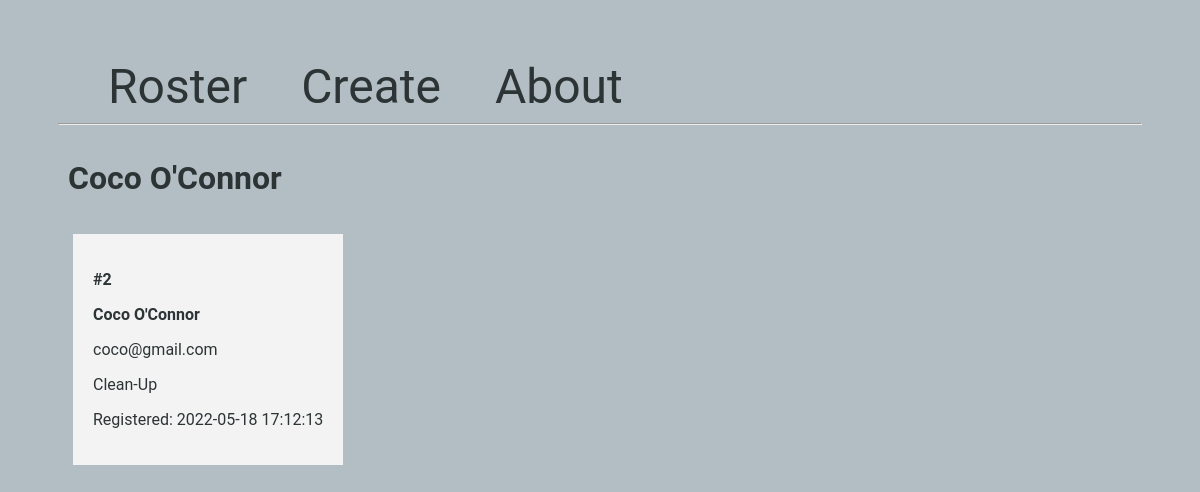
Page /2/ on the committed database.
### app.py (models this page shows, shortened)
class Volunteer(db.Model):
    id = db.Column(db.Integer, primary_key=True)
    firstname = db.Column(db.String(100), nullable=False)
    lastname = db.Column(db.String(100), nullable=False)
    email = db.Column(db.String(80), unique=True, nullable=False)
    job = db.Column(db.String(100), nullable=False)
    created_at = db.Column(db.DateTime(timezone=True),
                           server_default=func.now())

### app.py (the view)
@app.route('/<int:volunteer_id>/')
def volunteer(volunteer_id):
    volunteer = Volunteer.query.get_or_404(volunteer_id)
    return render_template('volunteer.html', volunteer=volunteer)

### templates/volunteer.html
{% extends 'base.html' %} {% block content %}
<span class="title">
  <h1>
    {% block title %} {{ volunteer.firstname }} {{ volunteer.lastname }}{%
    endblock %}
  </h1>
</span>
<div class="content">
  <div class="volunteer">
    <p><b>#{{ volunteer.id }}</b></p>
    <b>
      <p class="name">{{ volunteer.firstname }} {{ volunteer.lastname }}</p>
    </b>
    <p>{{ volunteer.email }}</p>
    <p>{{ volunteer.job }}</p>
    <p>Registered: {{ volunteer.created_at }}</p>
  </div>
</div>
{% endblock %}

### templates/base.html (style rules this page uses)
.title { margin: 5px; }
body { background-color: #b2bec3; font-family: "Roboto", sans-serif; color: #2d3436; padding: 50px; }
.content { margin: 5px; width: 100%; display: flex; flex-direction: row; flex-wrap: wrap; }
.volunteer { padding: 20px; margin: 5px; background-color: #f3f3f3; inline-size: auto; }

### rows in the picture
Volunteer: firstname "Coco", lastname "O'Connor", id "2", email "coco@gmail.com", job "Clean-Up", created_at "2022-05-18 17:12:13"
